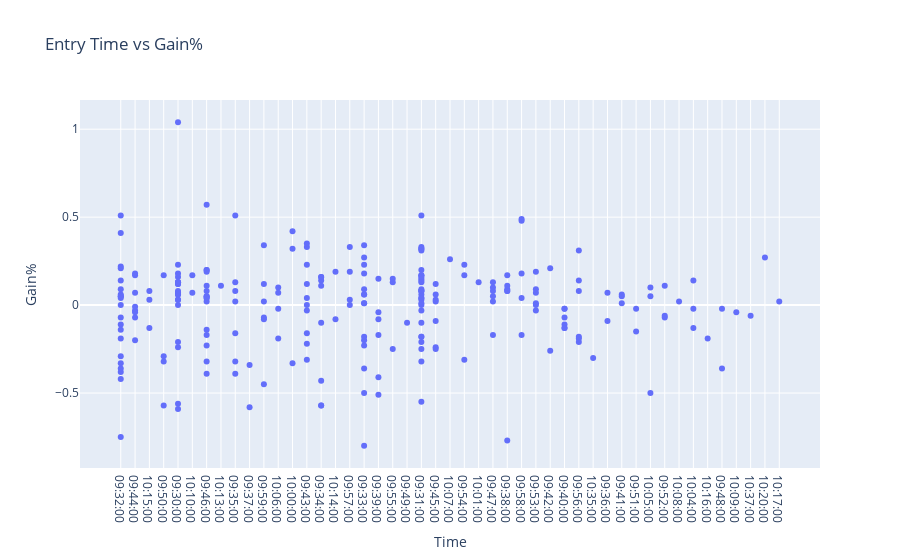

Notebook code for this chart:
### Code cell
# scatter plot of entry time vs gain%

fig = px.scatter(trades, x="TimeEnter", y="Gain%", title="Entry Time vs Gain%")
fig.update_layout(
    xaxis_title="Time",
    yaxis_title="Gain%",
    bargap=0.1
)

fig.show()

### Figure 1 — Plotly figure (JSON) as saved in the notebook; plotly's stock layout.template omitted (floating-point values rounded to 4 significant figures; data arrays with more than 128 entries replaced by an {"elided": "..."} marker saying what was removed)
{"data": [{"hovertemplate": "TimeEnter=%{x}<br>Gain%=%{y}<extra></extra>", "legendgroup": "", "marker": {"color": "#636efa", "symbol": "circle"}, "mode": "markers", "name": "", "orientation": "v", "showlegend": false, "type": "scatter", "x": {"elided": "251 str values"}, "xaxis": "x", "y": {"elided": "251 float values"}, "yaxis": "y"}], "layout": {"bargap": 0.1, "legend": {"tracegroupgap": 0}, "title": {"text": "Entry Time vs Gain%"}, "xaxis": {"anchor": "y", "domain": [0, 1], "title": {"text": "Time"}}, "yaxis": {"anchor": "x", "domain": [0, 1], "title": {"text": "Gain%"}}}}
